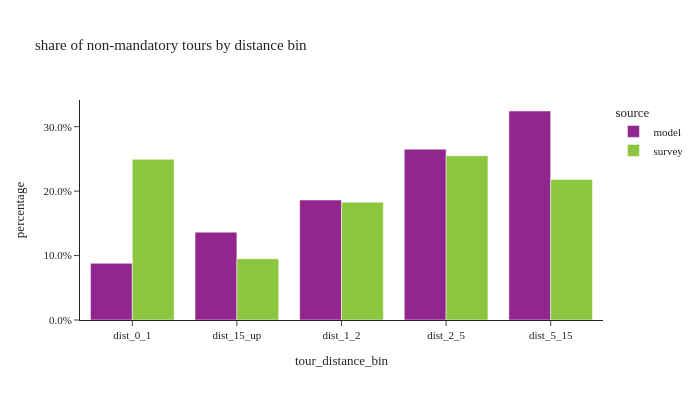

The code cell stored with this chart in its notebook:
### Code cell
# plot1
df_plot = non_m_tour_data.loc[non_m_tour_data['tour_distance_bin'] != float('nan')].groupby(['source','tour_distance_bin'])['tour_weight'].sum().reset_index()
df_plot['percentage'] = df_plot.groupby(['source'], group_keys=False)['tour_weight']. \
    apply(lambda x: x / float(x.sum()))
# df_plot
fig1 = px.bar(df_plot, x='tour_distance_bin', y="percentage", color="source", barmode="group",
              title="share of non-mandatory tours by distance bin")
fig1.for_each_annotation(lambda a: a.update(text = a.text.split("=")[-1]))
fig1.update_layout(height=400, width=700, font=dict(size=11), yaxis=dict(tickformat=".1%"))
fig1.show()

### Figure 1 — Plotly figure (JSON) as saved in the notebook; plotly's stock layout.template omitted (floating-point values rounded to 4 significant figures)
{"data": [{"alignmentgroup": "True", "hovertemplate": "source=model<br>tour_distance_bin=%{x}<br>percentage=%{y}<extra></extra>", "legendgroup": "model", "marker": {"color": "#91268F", "pattern": {"shape": ""}}, "name": "model", "offsetgroup": "model", "orientation": "v", "showlegend": true, "textposition": "auto", "type": "bar", "x": ["dist_0_1", "dist_15_up", "dist_1_2", "dist_2_5", "dist_5_15"], "xaxis": "x", "y": [0.08797, 0.1363, 0.1863, 0.2651, 0.3244], "yaxis": "y"}, {"alignmentgroup": "True", "hovertemplate": "source=survey<br>tour_distance_bin=%{x}<br>percentage=%{y}<extra></extra>", "legendgroup": "survey", "marker": {"color": "#8CC63E", "pattern": {"shape": ""}}, "name": "survey", "offsetgroup": "survey", "orientation": "v", "showlegend": true, "textposition": "auto", "type": "bar", "x": ["dist_0_1", "dist_15_up", "dist_1_2", "dist_2_5", "dist_5_15"], "xaxis": "x", "y": [0.2493, 0.09492, 0.1827, 0.255, 0.218], "yaxis": "y"}], "layout": {"barmode": "group", "font": {"size": 11}, "height": 400, "legend": {"title": {"text": "source"}, "tracegroupgap": 0}, "title": {"text": "share of non-mandatory tours by distance bin"}, "width": 700, "xaxis": {"anchor": "y", "domain": [0, 1], "title": {"text": "tour_distance_bin"}}, "yaxis": {"anchor": "x", "domain": [0, 1], "tickformat": ".1%", "title": {"text": "percentage"}}}}
